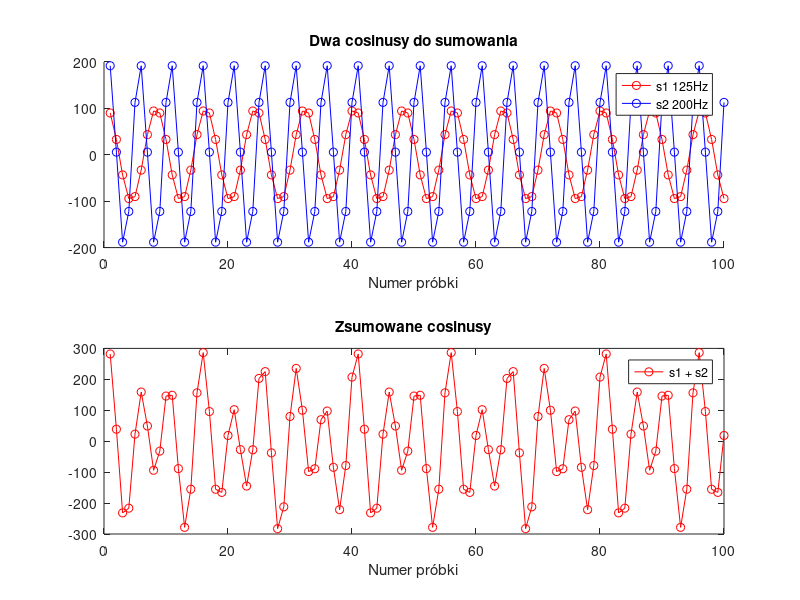
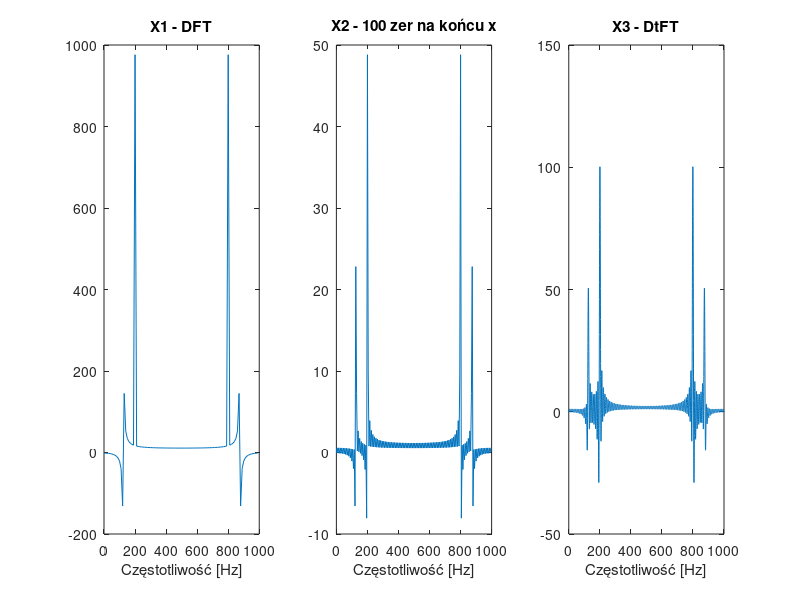
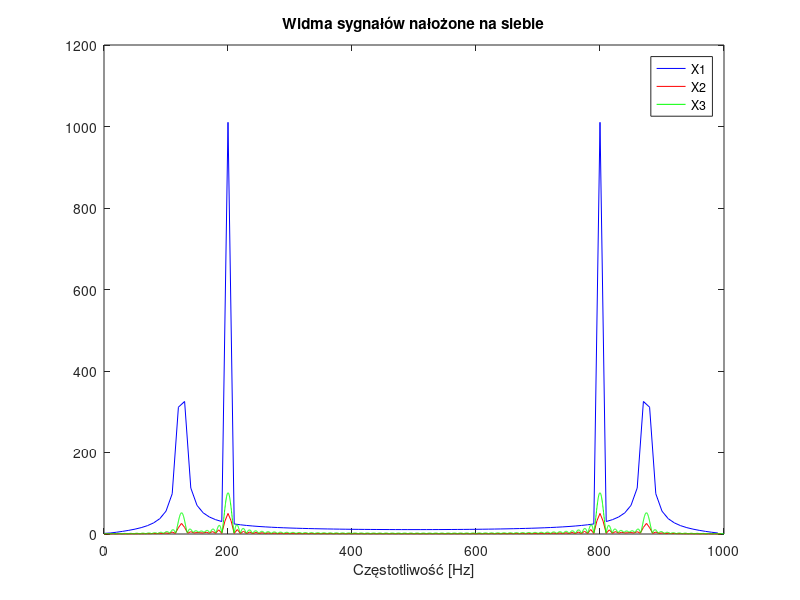
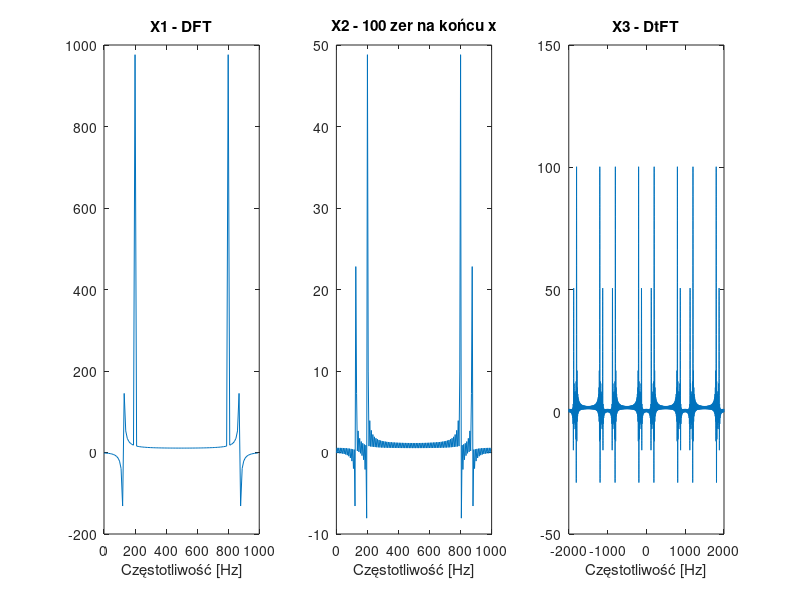

The MATLAB script that drew these images, in order:
clc;
% Zadanie 2 -  DtFT sygnału harmonicznego
clear all; close all;

% Dane
N = 100;    % liczba probek
fs = 1000;  % czestotliwosc probkowania
ds = 1/fs;  % krok próbkowania
T = 0.1;    % czas trwania probkowania (100 probek dla 1000Hz = 0.1s)

sample = 0:ds:T-ds; % przedział czasowy próbkowania

%  Częstotliwości
f1 = 125;
f2 = 200;

% Amplitudy 
A1 = 100;
A2 = 200;

% Kąty fazowe
p1 = (pi/7);
p2 = (pi/11);

% Tworzenie sygnału z sumy sinusów 
s1 = @(t) A1 * cos(2*pi*f1*t + p1);
s2 = @(t) A2 * cos(2*pi*f2*t + p2);

% Sygnał x z sumy sinusów 
x = s1(sample) + s2(sample);

figure(2);
subplot(2,1,1);
hold all;
plot(s1(sample), 'r-o');
plot(s2(sample), 'b-o');
title('Dwa cosinusy do sumowania');
legend('s1 125Hz','s2 200Hz');
xlabel('Numer próbki');

subplot(2,1,2);
plot(x, 'r-o')
title('Zsumowane cosinusy');
legend('s1 + s2');
xlabel('Numer próbki');
pause;

% Generowanie macierzy A - macierzy transformacji DFT
% W = exp(1i*2*pi/N)

for k = 1:N
    for n = 1:N
        A(k,n) = (1/sqrt(N)) * ((exp(1i*2*pi/N)) ^ (-(k-1)*(n-1)));
    end
end

% Dyskretna transformata Fouriera - DFT - otrzymujemy X1
X1 = A * x';

% Zwiększ rozdzielczości częstotliwości poprzez 
% dołączenie 100 zer na końcu sygnału x, otrzymujemy xz
M = 100;
xz = x;
xz(1,101:M+N) = 0;

% DFT xz podstawie wzoru - otrzymujemy X2
X2 = fft(xz)./(N+M);

% DtFT x na podstawie wzoru - otrzymujemy X3
df = 0.25;
f = 0:df:1000;

X3 = zeros(1,length(f));
for q = 1:length(f)
    for n = 0:N-1
        X3(q) = X3(q) + x(n+1) * exp(-1i*2*pi*f(q)*n/fs);
    end
end
X3 = X3./N;

% Skalowanie osi częstotliwości w Herzach
fx1 = (0:N-1)*fs/N;
fx2 = (0:N+M-1)*fs/(N+M);
fx3 = f;

figure(3);
subplot(1,3,1);
plot(fx1, real(X1));
title('X1 - DFT');
xlabel('Częstotliwość [Hz]');

subplot(1,3,2);
plot(fx2, real(X2));
title('X2 - 100 zer na końcu x');
xlabel('Częstotliwość [Hz]');

subplot(1,3,3);
plot(fx3, real(X3));
title('X3 - DtFT');
xlabel('Częstotliwość [Hz]');
pause;


figure(4);
plot(fx1,abs(X1),'b',fx2,abs(X2),'r',fx3,abs(X3),'g');
%xlim([0 fs/2]);
legend('X1','X2','X3');
title('Widma sygnałów nałożone na siebie');
xlabel('Częstotliwość [Hz]');
pause;




%%%%%%%%%%%%%%%%%%%%%%%%%%%%%%%%%%%%%%%%%%%%%%%%%%%%%%%%%%%%%%%

% DtFT x na podstawie wzoru - otrzymujemy X3
df = 0.25;
f = -2000:df:2000;

X3 = zeros(1,length(f));
for q = 1:length(f)
    for n = 0:N-1
        X3(q) = X3(q) + x(n+1) * exp(-1i*2*pi*f(q)*n/fs);
    end
end
X3 = X3./N;

% Skalowanie osi częstotliwości w Herzach
fx1 = (0:N-1)*fs/N;
fx2 = (0:N+M-1)*fs/(N+M);
fx3 = f;

figure(5);
subplot(1,3,1);
plot(fx1, real(X1));
title('X1 - DFT');
xlabel('Częstotliwość [Hz]');

subplot(1,3,2);
plot(fx2, real(X2));
title('X2 - 100 zer na końcu x');
xlabel('Częstotliwość [Hz]');

subplot(1,3,3);
plot(fx3, real(X3));
title('X3 - DtFT');
xlabel('Częstotliwość [Hz]');
pause;

figure(6);
plot(fx1,abs(X1),'b',fx2,abs(X2),'r',fx3,abs(X3),'g');
%xlim([0 fs/2]);
legend('X1','X2','X3');
title('Widma sygnałów nałożone na siebie');
xlabel('Częstotliwość [Hz]');







%Program ten służy do zrozumienia różnic między dyskretną transformatą 
% Fouriera (DFT), która operuje na skończonej liczbie próbek, a dyskretną 
% transformatą Fouriera w czasie (DtFT), która pozwala na analizę sygnałów
% w dziedzinie częstotliwości w sposób ciągły. Porównanie wyników różnych 
% transformacji pomaga zrozumieć ich właściwości i ograniczenia.






